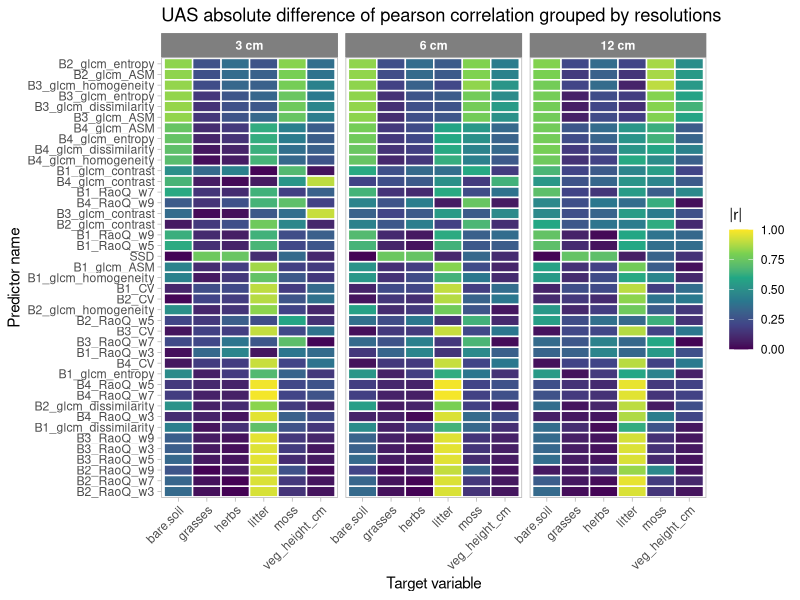
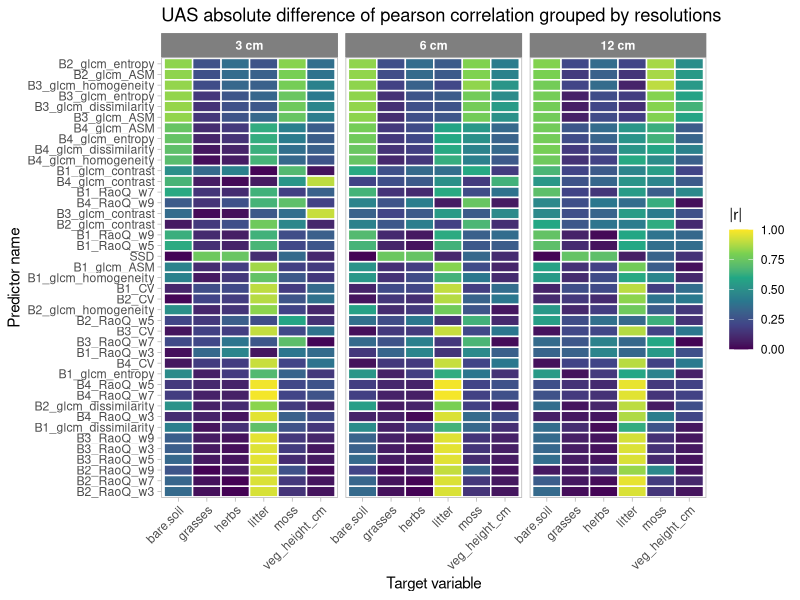

Source code (R) for these figures, in order:
library(tidyverse)
library(ggplot2)
library(forcats)

# r value on y, predictor on x, 

uas_pearson <- read.csv("./results/ACTUAL_RESULTS/UAS_structure_vars_pearson.csv")

## Plot

plot_df <- uas_pearson %>%
  mutate(abs_r = abs(pearson_r)) %>%
  group_by(dependent_var) %>%
  mutate(mean_abs_r = mean(abs_r, na.rm = TRUE)) %>%
  ungroup() %>%
  mutate(
    dependent_var = fct_reorder(dependent_var, mean_abs_r, .desc = TRUE)
  ) %>%
  select(-n)

# bind rows:
plot_df <- plot_df %>%
  mutate(agg = factor(case_when(
    agg == "agg1" ~ "3 cm",
    agg == "agg2" ~ "6 cm",
    agg == "agg4" ~ "12 cm"
  ), levels = c("3 cm", "6 cm", "12 cm"))) %>%
  mutate(
    dependent_var = fct_reorder(dependent_var, mean_abs_r, .desc = F)
  )

p <- ggplot(plot_df, aes(
  x = independent_var,
  y = dependent_var,
  fill = abs_r
)) +
  geom_tile(color = "white", linewidth = 0.5) +
  facet_wrap(~ agg, nrow = 1) +
  scale_fill_viridis_c(
    name = "|r|",
    limits = c(0, 1)
  ) +
  labs(
    x = "Target variable",
    y = "Predictor name"
  ) +
  theme_light() +
  theme(
    axis.text.x = element_text(angle = 45, hjust = 1),
    panel.grid = element_blank(),
    strip.text = element_text(face = "bold"),
    strip.background = element_rect(fill = "grey50", color = "grey50")
  ) +
  labs(title = "UAS absolute difference of pearson correlation grouped by resolutions")
p
# sanity checks to see if factor ordering works in the plot
plot_df %>%
  filter(dependent_var == "B2_glcm_entropy") %>%
  select(mean_abs_r) %>%
  pull() %>%
  mean()

plot_df %>%
  filter(dependent_var == "B2_RaoQ_w3") %>%
  select(mean_abs_r) %>%
  pull() %>%
  mean()

plot_df %>%
  filter(dependent_var == "B2_RaoQ_w9") %>%
  select(mean_abs_r) %>%
  pull() %>%
  mean()

ggsave(filename = "./images/5_Results_UAS_pearson.png", plot = p,
       width = 3000, height = 2000, units = "px", dpi = 300)

dvs <- c("B2_glcm_entropy", "B2_glcm_ASM", "B3_glcm_homogeneity", "B3_glcm_entropy", "B3_glcm_dissimilarity", "B3_glcm_ASM")
ivs <- c("bare.soil", "moss")
res <- c("3 cm")

for(i in dvs){
  df <- plot_df %>%
    filter(dependent_var == i)
  for(j in ivs){
    m <- df %>%
      filter(independent_var == j) %>%
      select(abs_r) %>%
      pull() %>%
      mean()
    writeLines(paste0(i, " / ", j, " mean: ", m))
  }
}

calc_means <- function(df, dvs, ivs, res, value_col = abs_r) {
  df %>%
    filter(dependent_var %in% dvs,
           independent_var %in% ivs,
           agg %in% res) %>%
    group_by(dependent_var, independent_var, agg) %>%
    summarise(
      mean = mean({{ value_col }}, na.rm = TRUE),
      .groups = "drop"
    )
}

calc_means(plot_df,
           dvs = c("B4_RaoQ_w5", "B4_RaoQ_w7"),
           ivs = c("litter"),
           res = c("3 cm", "12 cm"))
